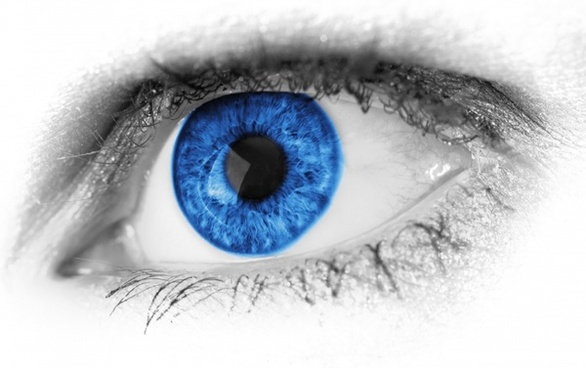
#> input picture Open cv project/1.4 in reader opencv/Hough Transform/Hough Circle Transform/eyes.jpg, 586 x 368 px
$ python HoughCircleTransform2.py
#> lines starting #> are read from the running program, lines starting #| are printed output that depends on the picture; after the words box and inside, x2 and y2 are one past the last pixel; in counts of white or black regions, pixels touching at a corner belong together
import cv2
import numpy as np

img=cv2.imread('eyes.jpg',cv2.IMREAD_COLOR); #Image read in color
#> img is the input picture: shape (368, 586, 3); mean B, G, R 200.2, 194.3, 189.5
img_gray=cv2.cvtColor(img,cv2.COLOR_BGR2GRAY); #convert color of image from bgr2gray
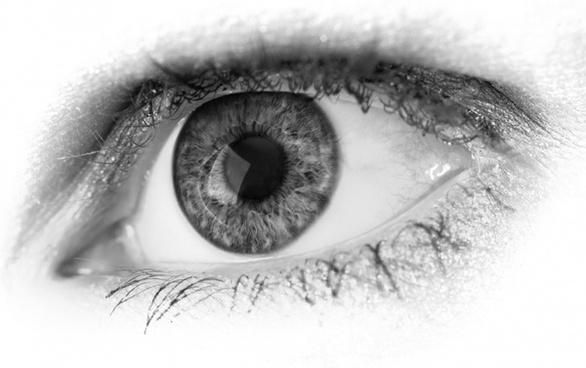
#> img_gray: shape (368, 586); min 1, max 255, mean 193.5
img_blur=cv2.medianBlur(img_gray,5); #medianBlur image with 5 kernel

circles=cv2.HoughCircles(img_blur,cv2.HOUGH_GRADIENT,1,50,param1=20,param2=30,minRadius=90,maxRadius=100); #houighcircles
#> circles = [[263.5, 168.5, 91.7]]

circles=np.uint16(np.around(circles)); #convert to uint16 bot
#> circles = [[264, 168, 92]]
print(circles)
#| [[[264 168  92]]]

for i in circles[0,:]:
    cv2.circle(img,(i[0],i[1]),i[2],(0,255,0),3); #draw circle on image
    cv2.circle(img,(i[0],i[1]),7,(0,0,255),4); #draw circle on image
#> this loop made 1 pass
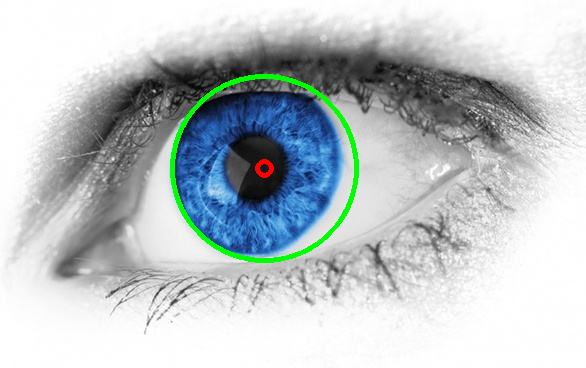
#> img: shape (368, 586, 3); 1.41% of pixels changed, all inside (x1, y1, x2, y2) = (170, 74, 359, 263)

cv2.namedWindow('HoughCircle',cv2.WINDOW_NORMAL); #create a named window
cv2.imshow('HoughCircle',img); #Image show

if cv2.waitKey(0)&0xFF==ord('q'):
#> (key q is pressed here)
    cv2.destroyWindow('HoughCircle'); #destroy window
